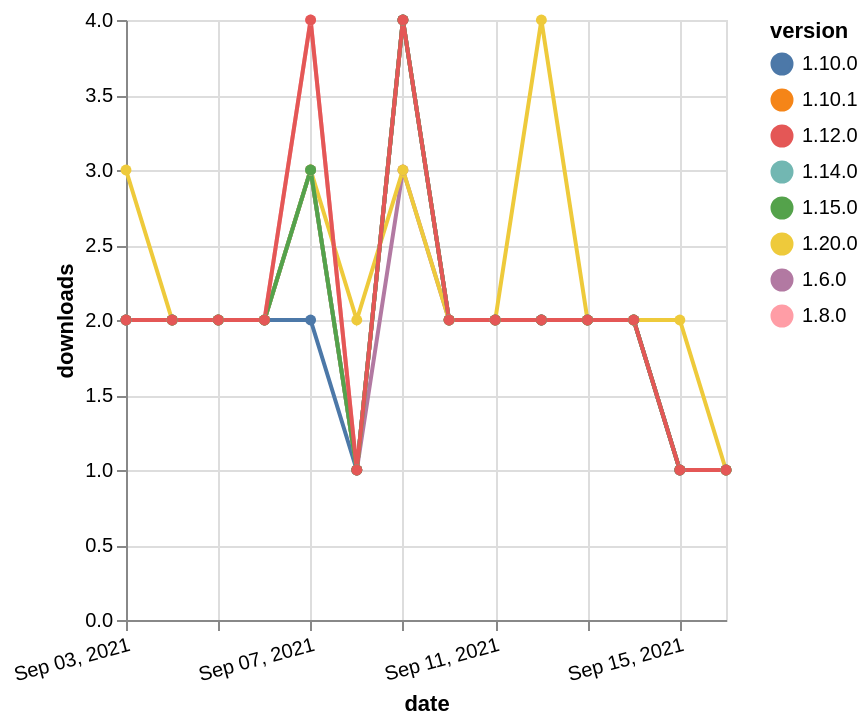

Vega-Lite specification stored for this chart:
### Vega-Lite specification from a JSON file in a GitHub repository (floating-point values rounded to 4 significant figures)
{"$schema": "https://vega.github.io/schema/vega-lite/v5.json", "description": "A simple bar chart with embedded data.", "data": {"values": [{"date": "2021-09-03", "total": 2347, "delta": 2, "version": "1.6.0"}, {"date": "2021-09-04", "total": 2349, "delta": 2, "version": "1.6.0"}, {"date": "2021-09-05", "total": 2351, "delta": 2, "version": "1.6.0"}, {"date": "2021-09-06", "total": 2353, "delta": 2, "version": "1.6.0"}, {"date": "2021-09-07", "total": 2356, "delta": 3, "version": "1.6.0"}, {"date": "2021-09-08", "total": 2357, "delta": 1, "version": "1.6.0"}, {"date": "2021-09-09", "total": 2360, "delta": 3, "version": "1.6.0"}, {"date": "2021-09-10", "total": 2362, "delta": 2, "version": "1.6.0"}, {"date": "2021-09-11", "total": 2364, "delta": 2, "version": "1.6.0"}, {"date": "2021-09-12", "total": 2366, "delta": 2, "version": "1.6.0"}, {"date": "2021-09-13", "total": 2368, "delta": 2, "version": "1.6.0"}, {"date": "2021-09-14", "total": 2370, "delta": 2, "version": "1.6.0"}, {"date": "2021-09-15", "total": 2371, "delta": 1, "version": "1.6.0"}, {"date": "2021-09-16", "total": 2372, "delta": 1, "version": "1.6.0"}, {"date": "2021-09-03", "total": 2037, "delta": 2, "version": "1.10.1"}, {"date": "2021-09-04", "total": 2039, "delta": 2, "version": "1.10.1"}, {"date": "2021-09-05", "total": 2041, "delta": 2, "version": "1.10.1"}, {"date": "2021-09-06", "total": 2043, "delta": 2, "version": "1.10.1"}, {"date": "2021-09-07", "total": 2046, "delta": 3, "version": "1.10.1"}, {"date": "2021-09-08", "total": 2047, "delta": 1, "version": "1.10.1"}, {"date": "2021-09-09", "total": 2051, "delta": 4, "version": "1.10.1"}, {"date": "2021-09-10", "total": 2053, "delta": 2, "version": "1.10.1"}, {"date": "2021-09-11", "total": 2055, "delta": 2, "version": "1.10.1"}, {"date": "2021-09-12", "total": 2057, "delta": 2, "version": "1.10.1"}, {"date": "2021-09-13", "total": 2059, "delta": 2, "version": "1.10.1"}, {"date": "2021-09-14", "total": 2061, "delta": 2, "version": "1.10.1"}, {"date": "2021-09-15", "total": 2062, "delta": 1, "version": "1.10.1"}, {"date": "2021-09-16", "total": 2063, "delta": 1, "version": "1.10.1"}, {"date": "2021-09-03", "total": 2468, "delta": 2, "version": "1.8.0"}, {"date": "2021-09-04", "total": 2470, "delta": 2, "version": "1.8.0"}, {"date": "2021-09-05", "total": 2472, "delta": 2, "version": "1.8.0"}, {"date": "2021-09-06", "total": 2474, "delta": 2, "version": "1.8.0"}, {"date": "2021-09-07", "total": 2478, "delta": 4, "version": "1.8.0"}, {"date": "2021-09-08", "total": 2479, "delta": 1, "version": "1.8.0"}, {"date": "2021-09-09", "total": 2483, "delta": 4, "version": "1.8.0"}, {"date": "2021-09-10", "total": 2485, "delta": 2, "version": "1.8.0"}, {"date": "2021-09-11", "total": 2487, "delta": 2, "version": "1.8.0"}, {"date": "2021-09-12", "total": 2489, "delta": 2, "version": "1.8.0"}, {"date": "2021-09-13", "total": 2491, "delta": 2, "version": "1.8.0"}, {"date": "2021-09-14", "total": 2493, "delta": 2, "version": "1.8.0"}, {"date": "2021-09-15", "total": 2494, "delta": 1, "version": "1.8.0"}, {"date": "2021-09-16", "total": 2495, "delta": 1, "version": "1.8.0"}, {"date": "2021-09-03", "total": 1885, "delta": 2, "version": "1.10.0"}, {"date": "2021-09-04", "total": 1887, "delta": 2, "version": "1.10.0"}, {"date": "2021-09-05", "total": 1889, "delta": 2, "version": "1.10.0"}, {"date": "2021-09-06", "total": 1891, "delta": 2, "version": "1.10.0"}, {"date": "2021-09-07", "total": 1893, "delta": 2, "version": "1.10.0"}, {"date": "2021-09-08", "total": 1894, "delta": 1, "version": "1.10.0"}, {"date": "2021-09-09", "total": 1898, "delta": 4, "version": "1.10.0"}, {"date": "2021-09-10", "total": 1900, "delta": 2, "version": "1.10.0"}, {"date": "2021-09-11", "total": 1902, "delta": 2, "version": "1.10.0"}, {"date": "2021-09-12", "total": 1904, "delta": 2, "version": "1.10.0"}, {"date": "2021-09-13", "total": 1906, "delta": 2, "version": "1.10.0"}, {"date": "2021-09-14", "total": 1908, "delta": 2, "version": "1.10.0"}, {"date": "2021-09-15", "total": 1909, "delta": 1, "version": "1.10.0"}, {"date": "2021-09-16", "total": 1910, "delta": 1, "version": "1.10.0"}, {"date": "2021-09-03", "total": 232, "delta": 3, "version": "1.20.0"}, {"date": "2021-09-04", "total": 234, "delta": 2, "version": "1.20.0"}, {"date": "2021-09-05", "total": 236, "delta": 2, "version": "1.20.0"}, {"date": "2021-09-06", "total": 238, "delta": 2, "version": "1.20.0"}, {"date": "2021-09-07", "total": 241, "delta": 3, "version": "1.20.0"}, {"date": "2021-09-08", "total": 243, "delta": 2, "version": "1.20.0"}, {"date": "2021-09-09", "total": 246, "delta": 3, "version": "1.20.0"}, {"date": "2021-09-10", "total": 248, "delta": 2, "version": "1.20.0"}, {"date": "2021-09-11", "total": 250, "delta": 2, "version": "1.20.0"}, {"date": "2021-09-12", "total": 254, "delta": 4, "version": "1.20.0"}, {"date": "2021-09-13", "total": 256, "delta": 2, "version": "1.20.0"}, {"date": "2021-09-14", "total": 258, "delta": 2, "version": "1.20.0"}, {"date": "2021-09-15", "total": 260, "delta": 2, "version": "1.20.0"}, {"date": "2021-09-16", "total": 261, "delta": 1, "version": "1.20.0"}, {"date": "2021-09-03", "total": 1470, "delta": 2, "version": "1.14.0"}, {"date": "2021-09-04", "total": 1472, "delta": 2, "version": "1.14.0"}, {"date": "2021-09-05", "total": 1474, "delta": 2, "version": "1.14.0"}, {"date": "2021-09-06", "total": 1476, "delta": 2, "version": "1.14.0"}, {"date": "2021-09-07", "total": 1479, "delta": 3, "version": "1.14.0"}, {"date": "2021-09-08", "total": 1480, "delta": 1, "version": "1.14.0"}, {"date": "2021-09-09", "total": 1484, "delta": 4, "version": "1.14.0"}, {"date": "2021-09-10", "total": 1486, "delta": 2, "version": "1.14.0"}, {"date": "2021-09-11", "total": 1488, "delta": 2, "version": "1.14.0"}, {"date": "2021-09-12", "total": 1490, "delta": 2, "version": "1.14.0"}, {"date": "2021-09-13", "total": 1492, "delta": 2, "version": "1.14.0"}, {"date": "2021-09-14", "total": 1494, "delta": 2, "version": "1.14.0"}, {"date": "2021-09-15", "total": 1495, "delta": 1, "version": "1.14.0"}, {"date": "2021-09-16", "total": 1496, "delta": 1, "version": "1.14.0"}, {"date": "2021-09-03", "total": 1010, "delta": 2, "version": "1.15.0"}, {"date": "2021-09-04", "total": 1012, "delta": 2, "version": "1.15.0"}, {"date": "2021-09-05", "total": 1014, "delta": 2, "version": "1.15.0"}, {"date": "2021-09-06", "total": 1016, "delta": 2, "version": "1.15.0"}, {"date": "2021-09-07", "total": 1019, "delta": 3, "version": "1.15.0"}, {"date": "2021-09-08", "total": 1020, "delta": 1, "version": "1.15.0"}, {"date": "2021-09-09", "total": 1024, "delta": 4, "version": "1.15.0"}, {"date": "2021-09-10", "total": 1026, "delta": 2, "version": "1.15.0"}, {"date": "2021-09-11", "total": 1028, "delta": 2, "version": "1.15.0"}, {"date": "2021-09-12", "total": 1030, "delta": 2, "version": "1.15.0"}, {"date": "2021-09-13", "total": 1032, "delta": 2, "version": "1.15.0"}, {"date": "2021-09-14", "total": 1034, "delta": 2, "version": "1.15.0"}, {"date": "2021-09-15", "total": 1035, "delta": 1, "version": "1.15.0"}, {"date": "2021-09-16", "total": 1036, "delta": 1, "version": "1.15.0"}, {"date": "2021-09-03", "total": 1966, "delta": 2, "version": "1.12.0"}, {"date": "2021-09-04", "total": 1968, "delta": 2, "version": "1.12.0"}, {"date": "2021-09-05", "total": 1970, "delta": 2, "version": "1.12.0"}, {"date": "2021-09-06", "total": 1972, "delta": 2, "version": "1.12.0"}, {"date": "2021-09-07", "total": 1976, "delta": 4, "version": "1.12.0"}, {"date": "2021-09-08", "total": 1977, "delta": 1, "version": "1.12.0"}, {"date": "2021-09-09", "total": 1981, "delta": 4, "version": "1.12.0"}, {"date": "2021-09-10", "total": 1983, "delta": 2, "version": "1.12.0"}, {"date": "2021-09-11", "total": 1985, "delta": 2, "version": "1.12.0"}, {"date": "2021-09-12", "total": 1987, "delta": 2, "version": "1.12.0"}, {"date": "2021-09-13", "total": 1989, "delta": 2, "version": "1.12.0"}, {"date": "2021-09-14", "total": 1991, "delta": 2, "version": "1.12.0"}, {"date": "2021-09-15", "total": 1992, "delta": 1, "version": "1.12.0"}, {"date": "2021-09-16", "total": 1993, "delta": 1, "version": "1.12.0"}]}, "width": "container", "mark": {"type": "line", "point": {"filled": true}}, "encoding": {"x": {"field": "date", "type": "temporal", "timeUnit": "yearmonthdate", "title": "date", "axis": {"labelAngle": -15}}, "y": {"field": "delta", "type": "quantitative", "title": "downloads"}, "color": {"field": "version", "type": "nominal"}, "tooltip": {"field": "delta"}}}
